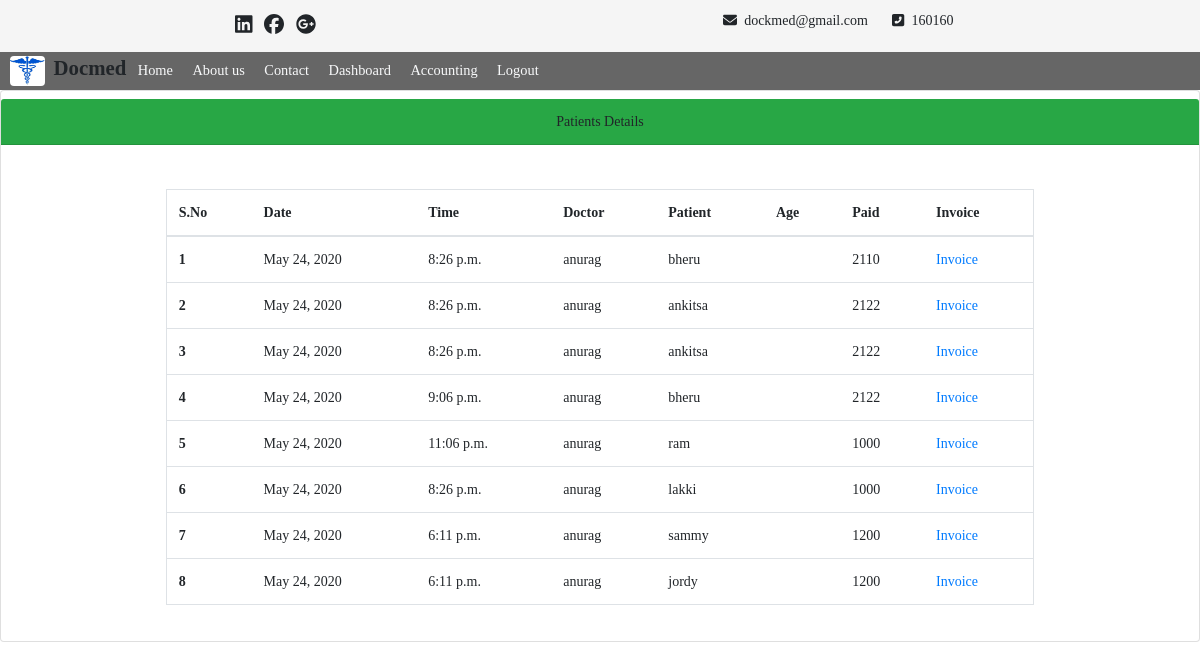
Page /accounting (signed in) on the committed database.
### main/models.py (models this page shows, shortened)
class Appointment(models.Model):
	date = models.DateField()
	time = models.TimeField()
	patient = models.ForeignKey(Patient, on_delete=models.CASCADE, related_name="patient_appointment")
	doctor = models.ForeignKey(Doctor, on_delete = models.CASCADE, null=True, blank=True, related_name="doctor_appointment")
	status = models.CharField(default="p", max_length=1)
	payment = models.IntegerField(blank=True, null=True)

class Doctor(models.Model):
	doctor = models.OneToOneField(UserCategory, on_delete = models.CASCADE, related_name="doctor")
	phone = models.CharField(max_length=12, blank=True, null=True)
	gender = models.CharField(choices=GENDER, max_length=1, blank=True, null=True)
	address = models.CharField(blank=True, null=True, max_length=200)
	blood_group = models.CharField(choices=BLOOD, max_length=3, blank=True, null=True)
	experience = models.IntegerField(blank=True, null=True)
	age = models.IntegerField(blank=True, null=True)
	is_working = models.BooleanField(blank=True, null=True)
	department = models.CharField(blank=True, null=True, max_length=100)
	salary = models.IntegerField(blank=True, null=True)
	attendence = models.IntegerField(blank=True, null=True)
	def __str__(self):
		return self.doctor.user_category.username

class UserCategory(models.Model):
	user_category = models.OneToOneField(User, on_delete=models.CASCADE, related_name="user_category")
	is_patient = models.BooleanField(default=False)
	is_doctor = models.BooleanField(default=False)
	is_receptionist = models.BooleanField(default=False)
	is_hr = models.BooleanField(default=False)

class Patient(models.Model):
	patient = models.OneToOneField(UserCategory, on_delete = models.CASCADE, related_name="patient")
	phone = models.CharField(max_length=12, blank=True, null=True)
	gender = models.CharField(choices=GENDER, max_length=1, blank=True, null=True)
	age = models.IntegerField(blank=True, null=True)
	address = models.CharField(blank=True, null=True, max_length=200)
	blood_group = models.CharField(choices=BLOOD, max_length=4 , blank=True, null=True)
	def __str__(self):
		return self.patient.user_category.username

### main/decorators.py (the view)
	def authorized(request, *args, **kwargs):
		if request.user.user_category.is_hr:
			return fun(request, *args, **kwargs)
		else:
			return HttpResponseRedirect(reverse("main:home"))

### main/views.py (called while the page is built)
@login_required
@is_valid_hr
def accounting(request):
	queryset = Appointment.objects.all()
	return render(request, "accounting.html", {"appointments": queryset})

### templates/accounting.html
{% extends 'home.html' %}
{% block content %}
	<div class="card">
		<div class="card-header text-center bg-success mt-2">
			Patients Details
		</div>
		<div class="card-body">
			<table class="table table-hover table mt-4 w-75 border mx-auto">
			  <thead>
			    <tr>
			      <th scope="col">S.No</th>
			      <th scope="col">Date</th>
			      <th scope="col">Time</th>
			      <th scope="col">Doctor</th>
			      <th scope="col">Patient</th>
			      <th scope="col">Age</th>
			      <th scope="col">Paid</th>
			      <th scope="col">Invoice</th>
			    </tr>
			  </thead>
			  <tbody>
			    {% for i in appointments %}
				    <tr>
				      <th scope="row">{{ forloop.counter }}</th>
				      <td>{{ i.date }}</td>
				      <td>{{ i.time }}</td>
				      <td>{{ i.doctor }}</td>
				      <td>{{ i.patient }}</td>
				      <td>{{ i.age }}</td>
				      <td>{{ i.payment }}</td>
				      <td><a href="{% url 'main:invoice' id=i.id %}">Invoice</a></td>
				    </tr>
				{% endfor %}
			  </tbody>
			</table>
		</div>
	</div>
{% endblock %}

### static/css/home.css (style rules this page uses)
body { margin: 0; padding: 0; box-sizing: border-box; font-family: ubuntu; font-size: 14px; scroll-behavior: smooth; }

### rows in the picture
Appointment: date "May 24, 2020", time "8:26 p.m.", doctor "anurag", patient "bheru", payment "2110"
Appointment: date "May 24, 2020", time "8:26 p.m.", doctor "anurag", patient "ankitsa", payment "2122"
Appointment: date "May 24, 2020", time "8:26 p.m.", doctor "anurag", patient "ankitsa", payment "2122"
Appointment: date "May 24, 2020", time "9:06 p.m.", doctor "anurag", patient "bheru", payment "2122"
Appointment: date "May 24, 2020", time "11:06 p.m.", doctor "anurag", patient "ram", payment "1000"
Appointment: date "May 24, 2020", time "8:26 p.m.", doctor "anurag", patient "lakki", payment "1000"
Appointment: date "May 24, 2020", time "6:11 p.m.", doctor "anurag", patient "sammy", payment "1200"
Appointment: date "May 24, 2020", time "6:11 p.m.", doctor "anurag", patient "jordy", payment "1200"
